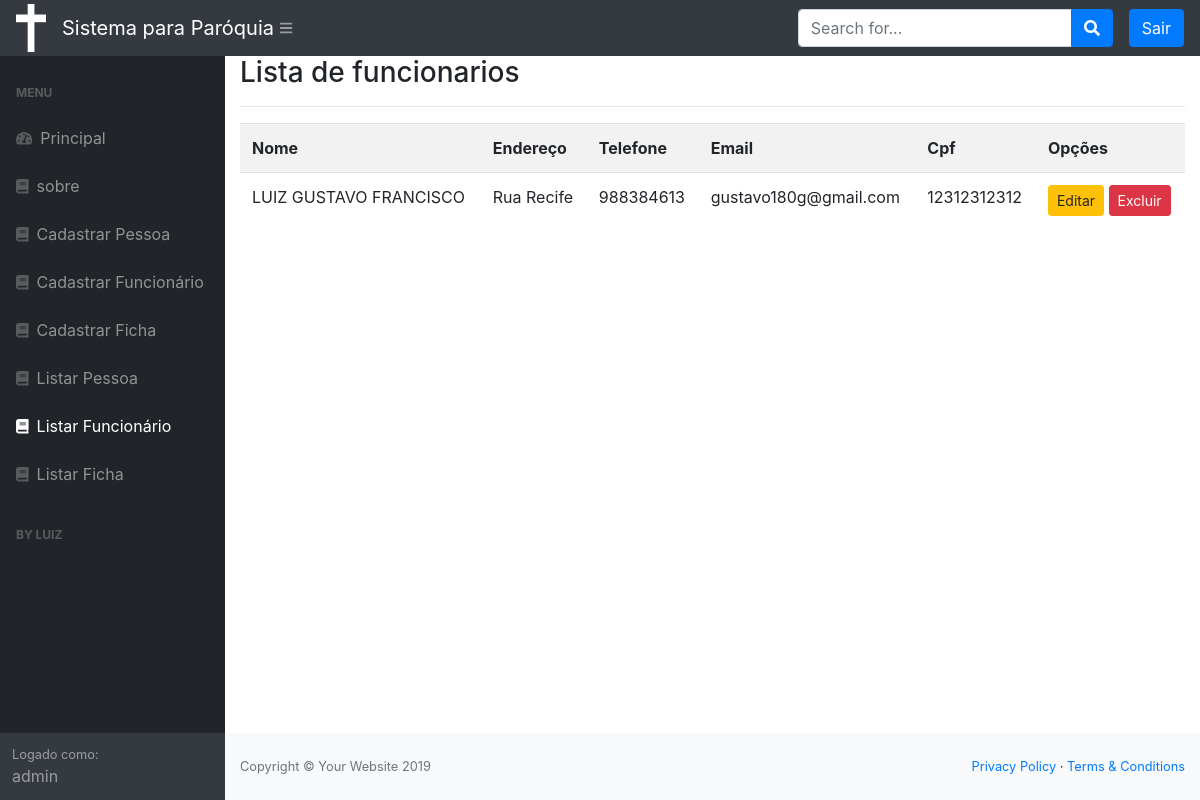
Screenshot of /listar/funcionario/ (signed in) with the database file from the repository.
### cadastros/models.py (models this page shows, shortened)
class Funcionario(models.Model):
    nome = models.CharField(max_length=50)
    endereco = models.CharField(max_length=50, verbose_name="Endereço", unique=True)
    telefone = models .IntegerField()
    email = models.CharField(max_length=50, unique=True)
    cpf = models.IntegerField(unique=True)

### cadastros/views.py (the view)
# urls.py: path('listar/funcionario/', FuncionarioList.as_view(), name="listar-funcionario"),
class FuncionarioList(LoginRequiredMixin, ListView):
    login_url = reverse_lazy('login')
    model = Funcionario
    template_name = 'cadastros/listas/funcionario.html'

### cadastros/templates/cadastros/listas/funcionario.html
{% extends 'paginas/modelo.html' %}
{% load static %}
{% block conteudo %}
    <h3>Lista de funcionarios </h3>
<hr>
<div class="table-responsive">
    <table class="table table-striped">
        <tr>
            <th>Nome</th>
            <th>Endereço</th>
            <th>Telefone</th>
            <th>Email</th>
            <th>Cpf</th>
            <th>Opções</th>
        </tr>
        {% for funcionario in object_list %}
        <tr>
            <td>{{ funcionario.nome }}</td>
            <td> {{ funcionario.endereco }} </td>
            <td> {{ funcionario.telefone }} </td>
            <td> {{ funcionario.email }} </td>
            <td> {{ funcionario.cpf }} </td>
            <td>
                <a href="{% url 'editar-funcionario' funcionario.pk %}" class="btn btn-warning btn-sm">Editar</a>
                <a href="{% url 'excluir-funcionario' funcionario.pk %}" class="btn btn-danger btn-sm">Excluir</a>
             </td>
        </tr>
        {% empty %}
        <tr>
            <td colspan="3">Nenhuma funcionario registrada!</td>
        </tr>
        {% endfor %}
    </table>
</div>
{% endblock %}

### paginas/templates/paginas/modelo.html (shortened to what this page needs)
{% load static %}
<!DOCTYPE html>
<html lang="en">
    <head>
        <link rel="stylesheet" href="{% static 'base/dist/css/styles.css' %}">
        <link rel="stylesheet" href="{% static 'css/bootstrap.min.css' %}">
        <link href="https://cdn.datatables.net/1.10.20/css/dataTables.bootstrap4.min.css" rel="stylesheet" />
    </head>
    <body class="sb-nav-fixed">
        {% block cabecalho %}
        <nav class="sb-topnav navbar navbar-expand navbar-dark bg-dark">
            <img src="{% static 'img/logo.png' %}" width="30" alt="">
            <a class="navbar-brand" href="{% url 'index' %}" >  Sistema para Paróquia </a><button class="btn btn-link btn-sm order-1 order-lg-0" id="sidebarToggle" href="#"><i class="fas fa-bars"></i></button
            >
            <form class="d-none d-md-inline-block form-inline ml-auto mr-0 mr-md-3 my-2 my-md-0">
                <div class="input-group">
                    <input class="form-control" type="text" placeholder="Search for..." aria-label="Search" aria-describedby="basic-addon2" />
                    <div class="input-group-append">
                        <button class="btn btn-primary" type="button"><i class="fas fa-search"></i></button>
                    </div>
                </div>
            </form>
            <ul class="navbar-nav ml-auto ml-md-0">
                {% if request.user.is_authenticated %}
                    <a class="btn btn-primary"  href="{% url 'logout' %}" href="login.html">Sair</a>
                {% else %}
                   <a class="btn btn-primary"  href="{% url 'login' %}" href="login.html">Login</a>
                {% endif %}
            </ul>
        </nav>
        {% endblock %}
        {% block menu %}
        <div id="layoutSidenav">
                <div id="layoutSidenav_nav">
                    <nav class="sb-sidenav accordion sb-sidenav-dark" id="sidenavAccordion">
                        <div class="sb-sidenav-menu">
                            <div class="nav">
                                <div class="sb-sidenav-menu-heading">Menu</div>
                                <a class="nav-link" href="{% url 'index' %}"
                                    ><div class="sb-nav-link-icon"><i class="fas fa-tachometer-alt"></i></div>
                                    Principal</a>
                                <a class="nav-link" href="{% url 'sobre' %}"
                                    ><div class="sb-nav-link-icon"><i class="fa fa-book"></i></div>
                                    sobre</a>
                                <a class="nav-link" href="{% url 'cadastrar-pessoa' %}"
                                    ><div class="sb-nav-link-icon"><i class="fa fa-book"></i></div>
                                    Cadastrar Pessoa</a>
                                <a class="nav-link" href="{% url 'cadastrar-funcionario' %}"
                                    ><div class="sb-nav-link-icon"><i class="fa fa-book"></i></div>
                                    Cadastrar Funcionário</a>
                                <a class="nav-link" href="{% url 'cadastrar-ficha' %}"
                                    ><div class="sb-nav-link-icon"><i class="fa fa-book"></i></div>
                                    Cadastrar Ficha</a>
                                    <a class="nav-link" href="{% url 'listar-pessoa' %}"
                                    ><div class="sb-nav-link-icon"><i class="fa fa-book"></i></div>
                                    Listar Pessoa</a>
                                <a class="nav-link" href="{% url 'listar-funcionario' %}"
                                    ><div class="sb-nav-link-icon"><i class="fa fa-book"></i></div>
                                    Listar Funcionário</a>
                                <a class="nav-link" href="{% url 'listar-ficha' %}"
                                    ><div class="sb-nav-link-icon"><i class="fa fa-book"></i></div>
                                    Listar Ficha</a>
                                <div class="sb-sidenav-menu-heading">By Luiz</div>
                            </div>
                        </div>
                        <div class="sb-sidenav-footer">
                            <div class="small">Logado como:</div>
                            {{ request.user }}
                        </div>
                    </nav>
                </div>
                {% endblock %}
            <div id="layoutSidenav_content">
                <main>
                    <div class="container-fluid">
                        {% block conteudo %}{% endblock %}
                    </div>
                </main>
                <footer class="py-4 bg-light mt-auto">
                    <div class="container-fluid">
                        <div class="d-flex align-items-center justify-content-between small">
                            <div class="text-muted">Copyright &copy; Your Website 2019</div>
                            <div>
                                <a href="#">Privacy Policy</a>
                                &middot;
                                <a href="#">Terms &amp; Conditions</a>
                            </div>
                        </div>
                    </div>
                </footer>
            </div>
        </div>
    </body>
</html>

### rows the page displays
Funcionario: nome "LUIZ GUSTAVO FRANCISCO", endereco "Rua Recife", telefone "988384613", email "gustavo180g@gmail.com", cpf "12312312312"

### other values shown
{{ request.user }} "admin"
